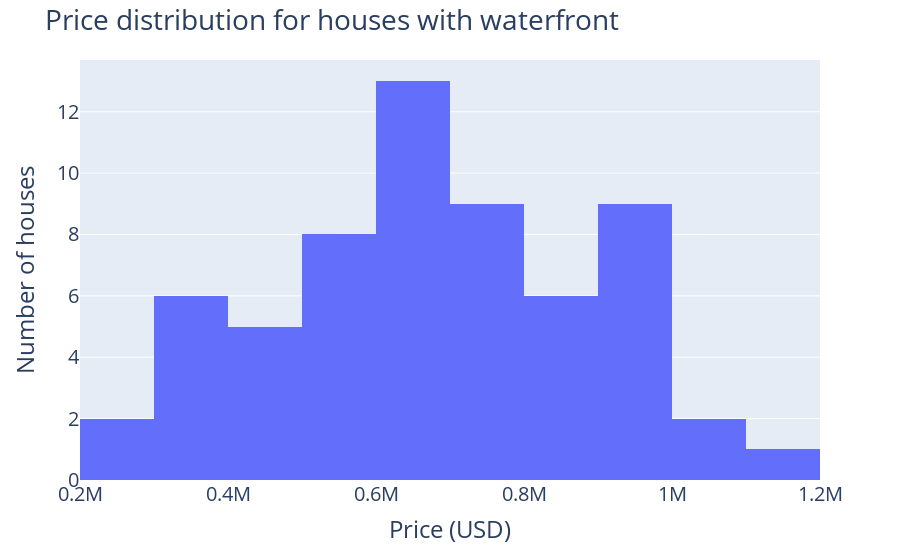

The notebook cell this image was saved under:
### Code cell
H1 = 'Houses with waterfront are, in average, 20% more expensive.'
print('H1 - ' + H1)

# Select data where the houses have waterfront
# Take the averaged price per zipcode and condition
data_wf = data.loc[data['waterfront'] == 1, ['condition', 'zipcode', 'price']].groupby(['condition', 'zipcode']).median().reset_index()
data_wf.columns = ['condition', 'zipcode', 'median_price']

# Select data where the houses haven't waterfront
# Take the averaged price per zipcode and condition
data_nwf = data.loc[data['waterfront'] == 0, ['condition', 'zipcode', 'price']].groupby(['condition', 'zipcode']).median().reset_index()
data_nwf.columns = ['condition', 'zipcode', 'median_price']

# Compare the price for houses with the same condition and region
diff_price = np.array([])
for i in range(len(data_wf)):
    for k in range(len(data_nwf)):
        if (data_wf.loc[i,'zipcode'] == data_nwf.loc[k,'zipcode']) & (data_wf.loc[i,'condition'] == data_nwf.loc[k,'condition']):
            diff_price = np.append(diff_price, 100*(data_wf.loc[i,'median_price']/data_nwf.loc[k, 'median_price'] - 1))

print(" - Value found: %.1f" %(sum(diff_price)/len(diff_price)),'%')
print(" - H1 confirmed")
print('Actilly the prices of houses with waterfront are, in the average, about 97% higher than prices of houses without waterfront.')
print('Lets check price distribution for houses with waterfront')

data_aux = data.loc[data['waterfront'] == 1]
fig = px.histogram(data_aux, x = 'price')
fig.update_layout(
    font_size = 20,
    title = 'Price distribution for houses with waterfront',
    xaxis_title = 'Price (USD)',
    yaxis_title = 'Number of houses'
)
fig.show()

print('The recommendation is to buy houses with prices lower %.1f, the the median price for houses with waterfront.' %data.loc[data['waterfront'] == 1 ,'price'].median())

data_aux.reset_index(inplace = True)
data_aux.drop(columns = 'index', inplace = True)   
house_data = []
for i in range(len(data_wf)):
    for k in range(len(data_aux)):
        if (data_wf.loc[i, 'median_price'] > data_aux.loc[k, 'price']) & (data_wf.loc[i,'zipcode'] == data_aux.loc[k,'zipcode']) & (data_wf.loc[i,'condition'] == data_aux.loc[k,'condition']):
            house_data.append([(data_wf.loc[i,'median_price'] - data_aux.loc[k, 'price']),100*(data_wf.loc[i,'median_price']/data_aux.loc[k, 'price'] - 1), data_wf.loc[i, 'median_price'],data_aux.loc[k, 'id']])

sample_h1 = take_houses(data, house_data,'H1')
print(len(sample_h1))
show_profit_estimation(sample_h1)
sample_h1.head()

### Figure 1 — Plotly figure (JSON) as saved in the notebook; plotly's stock layout.template omitted (floating-point values rounded to 4 significant figures)
{"data": [{"alignmentgroup": "True", "bingroup": "x", "hovertemplate": "price=%{x}<br>count=%{y}<extra></extra>", "legendgroup": "", "marker": {"color": "#636efa", "pattern": {"shape": ""}}, "name": "", "offsetgroup": "", "orientation": "v", "showlegend": false, "type": "histogram", "x": [655000, 369900, 705000, 825000, 790000, 290000, 995000, 530000, 960000, 480000, 999000, 700000, 1000000, 429592, 549000, 1100000, 663000, 340000, 503000, 949950, 400000, 425000, 1075000, 625000, 650000, 629000, 985000, 750000, 950000, 357000, 770000, 835000, 685000, 600000, 500000, 635000, 649000, 947500, 600000, 465000, 735000, 520000, 658000, 840500, 700000, 869000, 641500, 750000, 340000, 800000, 750000, 540000, 820000, 975000, 528000, 285000, 570000, 380000, 385000, 615000, 988500], "xaxis": "x", "yaxis": "y"}], "layout": {"barmode": "relative", "font": {"size": 20}, "legend": {"tracegroupgap": 0}, "margin": {"t": 60}, "title": {"text": "Price distribution for houses with waterfront"}, "xaxis": {"anchor": "y", "domain": [0, 1], "title": {"text": "Price (USD)"}}, "yaxis": {"anchor": "x", "domain": [0, 1], "title": {"text": "Number of houses"}}}}
